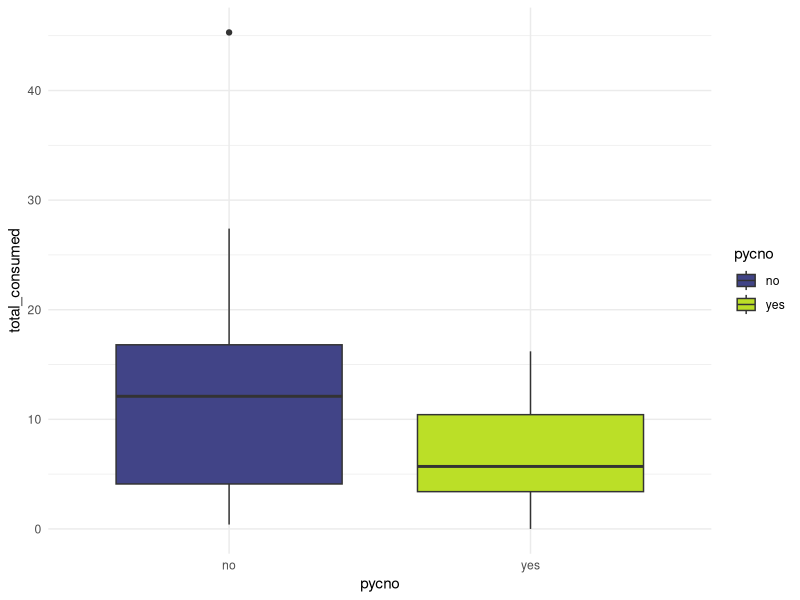
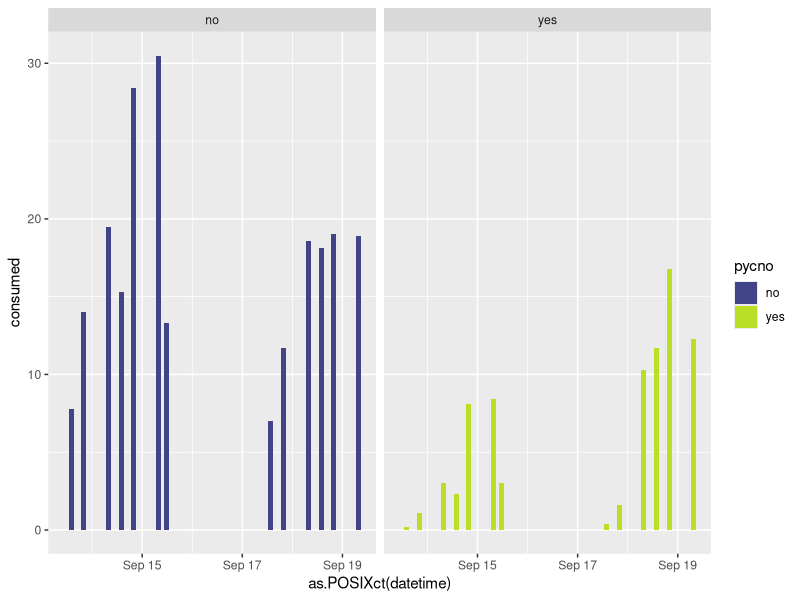
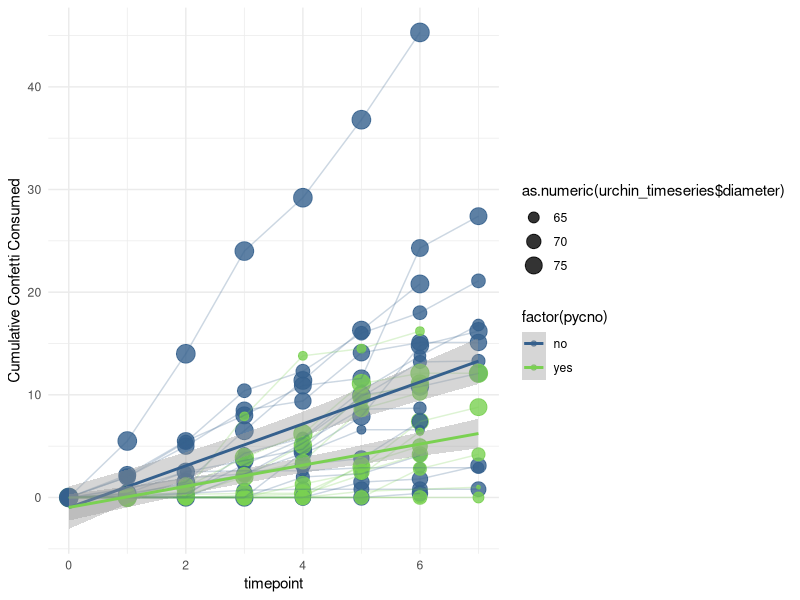
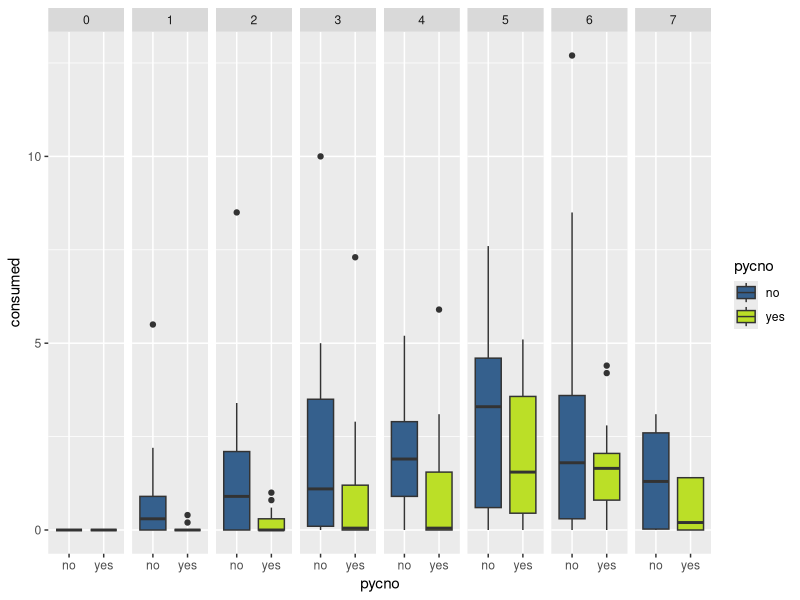

Reproduce these figures in R, in order.
#++++++++++++++++++++++++++++++++++++++++++++++++++++++++++++++++++++++++++++++++++
#                                                                                ##
# Urchin-Pycno fear feeding trials                                               ##
# Data are current as of 2020-09-18                                              ##
# Data source: Ross Whippo - UO/OIMB                                             ##
# R code prepared by Ross Whippo                                                 ##
# Last updated 2020-09-18                                                        ##
#                                                                                ##
#++++++++++++++++++++++++++++++++++++++++++++++++++++++++++++++++++++++++++++++++++

# SUMMARY:


# Required Files (check that script is loading latest version):
# urchin_fear_feeding_pycno-trial-1.csv

# Associated Scripts:
# NA

# TO DO 

# +++++++++++++++++++++++++++++++++++++++++++++++++++++++++++++++++++++++++++++++++
# TABLE OF CONTENTS                                                            ####
#                                                                                 +
# RECENT CHANGES TO SCRIPT                                                        +
# LOAD PACKAGES                                                                   +
# READ IN AND PREPARE DATA                                                        +
# MANIPULATE DATA                                                                 +
#                                                                                 +
#++++++++++++++++++++++++++++++++++++++++++++++++++++++++++++++++++++++++++++++++++

#++++++++++++++++++++++++++++++++++++++++++++++++++++++++++++++++++++++++++++++++++
# RECENT CHANGES TO SCRIPT                                                     ####
#++++++++++++++++++++++++++++++++++++++++++++++++++++++++++++++++++++++++++++++++++

# 2020-09-15 Script created

#++++++++++++++++++++++++++++++++++++++++++++++++++++++++++++++++++++++++++++++++++
# LOAD PACKAGES                                                                ####
#++++++++++++++++++++++++++++++++++++++++++++++++++++++++++++++++++++++++++++++++++

library(tidyverse)
library(viridis)

#++++++++++++++++++++++++++++++++++++++++++++++++++++++++++++++++++++++++++++++++++
# READ IN AND PREPARE DATA                                                     ####
#++++++++++++++++++++++++++++++++++++++++++++++++++++++++++++++++++++++++++++++++++

urchin_fear_pycno <- read_csv('Data/urchin_fear_feeding_pycno-trial-1.csv')

#++++++++++++++++++++++++++++++++++++++++++++++++++++++++++++++++++++++++++++++++++
# MANIPULATE DATA - VISUALIZATIONS                                             ####
#++++++++++++++++++++++++++++++++++++++++++++++++++++++++++++++++++++++++++++++++++

# mean confetti consumed across all urchins per treatment

# combine trial and bin to prevent combining urchins across trials
urchin_fear_pycno <- unite(urchin_fear_pycno, 'ID', trial, bin, sep = "_", remove = FALSE)

per_urchin_consumed_total <- urchin_fear_pycno %>%
  group_by(ID, pycno) %>%
  summarise(sum(consumed))

names(per_urchin_consumed_total)[names(per_urchin_consumed_total)=="sum(consumed)"] <- "total_consumed"


ggplot(per_urchin_consumed_total, aes(x = pycno, y = total_consumed, fill = pycno)) +
  geom_boxplot() +
  scale_fill_viridis(discrete = TRUE, begin = 0.2, end = 0.9) +
  theme_minimal()

# amount consumed per timepoint

urchin_timeseries <- urchin_fear_pycno %>%
  unite("datetime", date:time, sep = " ") 

urchin_timeseries$datetime <- as.POSIXlt(urchin_timeseries$datetime)

ggplot(urchin_timeseries, aes(x = as.POSIXct(datetime), y = consumed, fill = pycno)) +
  geom_col() +
  scale_fill_viridis(discrete = TRUE, begin = 0.2, end = 0.9) +
  facet_wrap(~pycno) 

# cumulative total consumed by time period (only works for one trial)

test <- urchin_timeseries %>%
  group_by(pycno, ID) %>%
  mutate(cc = cumsum(consumed))

# change unknown diameters to 61

urchin_timeseries$diameter <- urchin_timeseries$diameter %>%
  recode("nd" = "61")

ggplot(urchin_timeseries %>%
         group_by(pycno, ID) %>%
         mutate(cc = cumsum(consumed)),
       aes(x = timepoint, y = cc, color = factor(pycno))) + 
  scale_color_viridis(discrete = TRUE, begin = 0.3, end = 0.8) +
  geom_point(aes(size = as.numeric(urchin_timeseries$diameter)), alpha = 0.8) +
  geom_line(aes(group = ID), alpha = 0.25) +
  geom_smooth(method = "lm") +
  theme_minimal() +
  scale_y_continuous(name = "Cumulative Confetti Consumed")

# mean number of confetti consumed per time point per treatment

ggplot(urchin_timeseries, aes(x = pycno, y = consumed, fill = pycno)) +
  scale_fill_viridis(discrete = TRUE, begin = 0.3, end = 0.9) +
  geom_boxplot() +
  facet_grid(.~timepoint)
    theme_minimal() 



# total confetti eaten per treatment
urchin_fear_pycno %>%
  group_by(treatment) %>%
  summarise(sum(consumed))






############### SUBSECTION HERE

####
#<<<<<<<<<<<<<<<<<<<<<<<<<<END OF SCRIPT>>>>>>>>>>>>>>>>>>>>>>>>#

# SCRATCH PAD ####
